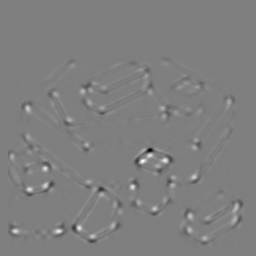
//> input picture response1.png, 256 x 256 px
$ ./testandoNonMaxima   (built with g++ and OpenCV 4)
//> lines starting //> are read from the running program, lines starting //| are printed output that depends on the picture
//g++ -std=c++11 -ggdb `pkg-config --cflags opencv` -o `basename surf.cpp .cpp` surf.cpp `pkg-config --libs opencv`

#include "opencv2/imgcodecs.hpp"
#include "opencv2/highgui.hpp"
#include "opencv2/imgproc.hpp"

//Incluindo todas as bibliotecas std do c/c++
#include <bits/stdc++.h>

using namespace cv;
using namespace std;

int main(){

	String nome = "response1.png";

	Mat input = imread(nome, IMREAD_UNCHANGED);
//> input is the input picture: 256 rows x 256 cols, CV_8UC1; min 0, max 255, mean 127.1

	Mat aux = input; //Mat::zeros(Size(input.cols, input.rows), CV_8UC1);

	int cont = 0;

	for(int x = 22; x < input.cols-22; x++){
		for(int y = 22; y < input.rows-22; y++){
			uchar mid = input.at<uchar>(y, x);

			bool cond = true, diferente = false;

			for(int i = y - 10; i <= y + 10; i++){
				for(int j = x - 10; j <= x + 10; j++){
					if(i == y && j == x) continue;

					if(mid != input.at<uchar>(i, j))
						diferente = true;

					if(mid < input.at<uchar>(i, j)){
						cond = false;
						break;
					}
				}
				if(!cond) break;
			}

			if(cond && diferente){
				aux.at<Vec3b>(y, x) = (0,0,255);
				cont++;
			}else aux.at<double>(y, x) = (0, 0, 0);
		}
	}
//> this loop made 212 passes
//> cont on passes 1 to 3: 7, 15, 24
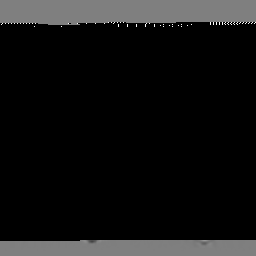
//> aux: 256 rows x 256 cols, CV_8UC1; min 0, max 255, mean 19.5
//> after the loop, cont = 949

	cout<<cont<<endl;
//| 949
	imwrite("teste.jpg", aux);

	return 0;
}
